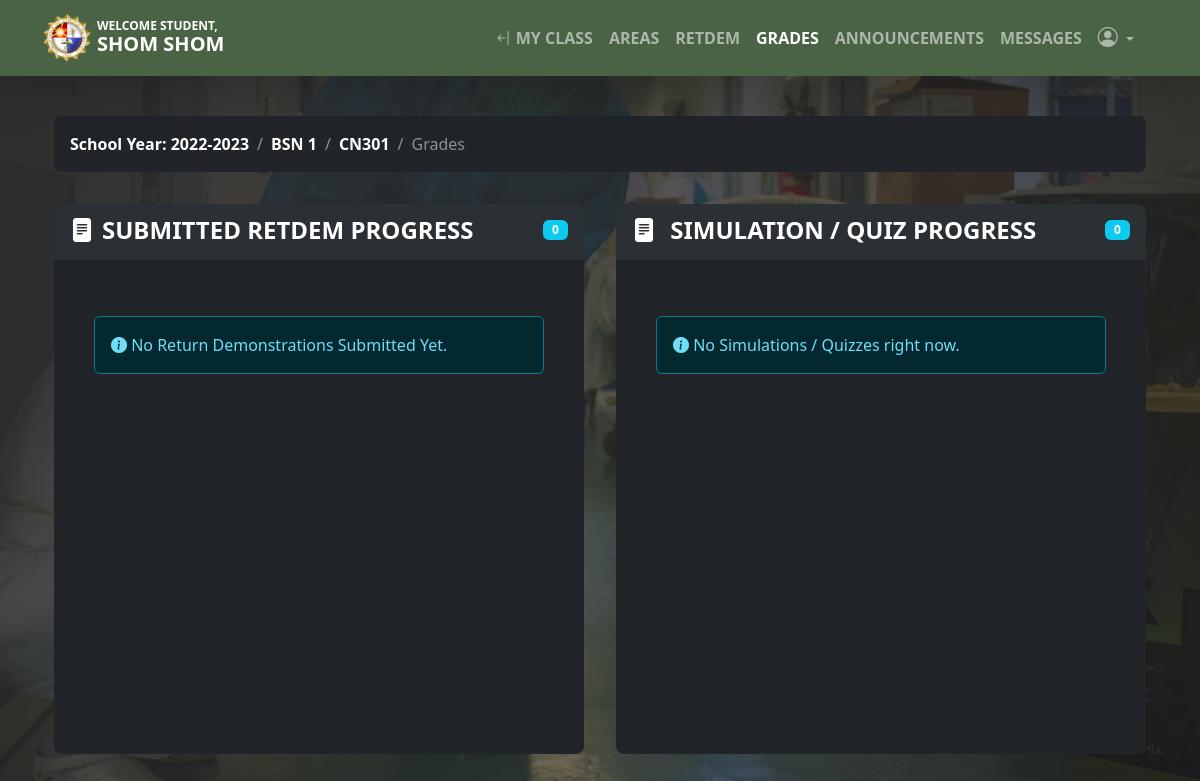
Page /student_progress.php?id=1 (signed in) on the committed database.
### tables this page shows
CREATE TABLE `student` (
  `student_id` int(11) NOT NULL,
  `firstname` varchar(100) NOT NULL,
  `lastname` varchar(100) NOT NULL,
  `class_id` int(11) NOT NULL,
  `username` varchar(100) NOT NULL,
  `password` varchar(100) NOT NULL,
  `location` varchar(100) NOT NULL,
  `status` varchar(100) NOT NULL,
  `email` varchar(320) NOT NULL
);

CREATE TABLE `teacher_class` (
  `teacher_class_id` int(11) NOT NULL,
  `teacher_id` int(11) NOT NULL,
  `class_id` int(11) NOT NULL,
  `subject_id` int(11) NOT NULL,
  `thumbnails` varchar(100) NOT NULL,
  `school_year` varchar(100) NOT NULL,
  `content` varchar(255) NOT NULL
);

CREATE TABLE `class` (
  `class_id` int(11) NOT NULL,
  `class_name` varchar(100) NOT NULL
);

CREATE TABLE `subject` (
  `subject_id` int(11) NOT NULL,
  `subject_code` varchar(100) NOT NULL,
  `subject_title` varchar(100) NOT NULL,
  `category` varchar(100) NOT NULL,
  `description` longtext NOT NULL,
  `unit` int(11) NOT NULL,
  `Pre_req` varchar(100) NOT NULL,
  `semester` varchar(100) NOT NULL
);

### session.php (called while the page is built, shortened)
<?php
$session_id = $_SESSION['id'];

### student_progress.php (the view, shortened to what this page needs)
<?php include('session.php'); ?>
<?php include('header.php'); ?>
<?php $get_id = $_GET['id']; ?>
<body>
    <?php include('navbar_student_progress.php'); ?>
    <div class="container-fluid my-4 justify-content-center pb-5">
        <div class="container mx-auto">
            <div class="container py-3">
                <nav aria-label="breadcrumb">
                    <ol class="breadcrumb bg-body rounded-3 p-3">
                        <?php $class_query = mysqli_query($conn, "select * from teacher_class
										LEFT JOIN class ON class.class_id = teacher_class.class_id
										LEFT JOIN subject ON subject.subject_id = teacher_class.subject_id
										where teacher_class_id = '$get_id'") or die(mysqli_error($conn));
                        $class_row = mysqli_fetch_array($class_query);
                        ?>
                        <li class="breadcrumb-item">
                            <a class="link-body-emphasis fw-semibold text-decoration-none">School Year: <?php echo $class_row['school_year']; ?></a>
                        </li>
                        <li class="breadcrumb-item">
                            <a class="link-body-emphasis fw-semibold text-decoration-none"> <?php echo $class_row['class_name']; ?></a>
                        </li>
                        <li class="breadcrumb-item">
                            <a class="link-body-emphasis fw-semibold text-decoration-none"> <?php echo $class_row['subject_code']; ?></a>
                        </li>
                        <li class="breadcrumb-item active">
                            Grades
                        </li>
                    </ol>
                </nav>
            </div>
            <div class="container d-flex">
                <div class="container bg-body rounded-3 p-0 mb-3 me-3" style="overflow-y: auto; height: 550px; max-height: 550px;">
                    <div class="container d-flex bg-body-tertiary mb-3 mx-0 rounded-top-3 p-2">
                        <div class="col text-uppercase pt-1 px-2">
                            <h4 style="font-weight: 800; color: #fff;"><i class="bi bi-file-text-fill me-2"></i>submitted retdem progress</h4>
                        </div>
                        <?php
                        $query = mysqli_query($conn, "SELECT sa.* FROM student_assignment sa
                        INNER JOIN assignment a ON sa.assignment_id = a.assignment_id
                        WHERE sa.student_id = '$session_id' AND a.class_id = '$get_id'
                        ORDER BY sa.assignment_fdatein DESC") or die(mysqli_error($conn));
                        $count = mysqli_num_rows($query);
                        ?>
                        <span class="badge bg-info my-2 me-2" style="height: 20px; width: 25px;"><?php echo $count; ?></span>
                    </div>
                    <div class="container justify-content-sm-center">
                        <div class="row justify-content-center p-3">
                            <?php
                            if ($count == '0') { ?>
                                <div class="container p-4">
                                    <div class="alert alert-info"><i class="bi bi-info-circle-fill"></i> No Return Demonstrations Submitted Yet.</div>
                                </div>
                            <?php } ?>
                        </div>
                    </div>
                </div>
                <div class="container bg-body rounded-3 mb-3 p-0 ms-3" style="overflow-y: auto; height: 550px; max-height: 550px;">
                    <div class="container d-flex bg-body-tertiary mb-3 mx-0 rounded-top-3 p-2">
                        <div class="col text-uppercase pt-1 px-2">
                            <h4 style="font-weight: 800; color: #fff;"><i class="bi bi-file-text-fill me-2"></i> simulation / quiz progress</h4>
                        </div>
                        <?php $query = mysqli_query($conn, "SELECT * FROM class_quiz
							LEFT JOIN quiz on class_quiz.quiz_id = quiz.quiz_id
							where teacher_class_id = '$get_id' order by class_quiz_id DESC ") or die(mysqli_error($conn));
                        $count  = mysqli_num_rows($query);
                        ?>
                        <span class="badge bg-info my-2 me-2" style="height: 20px; width: 25px;"><?php echo $count; ?></span>
                    </div>
                    <div class="container justify-content-sm-center">
                        <div class="row justify-content-center p-3">
                            <?php
                            if ($count == '0') { ?>
                                <div class="container p-4">
                                    <div class="alert alert-info"><i class="bi bi-info-circle-fill"></i> No Simulations / Quizzes right now.</div>
                                </div>
                            <?php } ?>
                        </div>
                    </div>
                </div>
            </div>
        </div>
</body>

### navbar_student_progress.php (shortened to what this page needs)
<nav class="navbar navbar-expand-lg navbar-dark shadow-lg sticky-top" aria-label="Eighth navbar example">
    <div class="container">
        <a class="navbar-brand fw-bold text-uppercase" href="#">
            <?php
            $query = mysqli_query($conn, "select * from student where student_id = '$session_id'") or die(mysqli_error($conn));
            $row = mysqli_fetch_array($query);
            ?>
            <div style="display: flex; align-items: center;">
                <img src="admin/images/logo.png" alt="Logo" width="50" style="margin-right: 5px;">
                <div style="display: flex; flex-direction: column;">
                    <span style="font-weight: bold; font-size: 12px;">welcome student, </span>
                    <span style="margin-top: -6px;"><?php echo $row['firstname'] . " " . $row['lastname']; ?></span>
                </div>
            </div>
        </a>
        <div class="offcanvas offcanvas-end text-bg-dark" tabindex="-1" id="offcanvasDarkNavbar" aria-labelledby="offcanvasDarkNavbarLabel">
            <div class="offcanvas-body">
                <ul class="navbar-nav justify-content-end flex-grow-1 pe-3 align-items-center">
                    <li class="nav-item">
                        <a class="nav-link text-uppercase fw-bold" href="student_dashboard.php"><i class="bi bi-arrow-bar-left"></i> my class</a>
                    </li>
                    <li class="nav-item">
                        <a class="nav-link text-uppercase fw-bold" aria-current="page" href="student_map.php<?php echo '?id=' . $get_id; ?>">AREAS</a>
                    </li>
                    <li class="nav-item">
                        <a class="nav-link text-uppercase fw-bold" href="student_retdem.php<?php echo '?id=' . $get_id; ?>">retdem</a>
                    </li>
                    <li class="nav-item">
                        <a class="nav-link text-uppercase fw-bold active" aria-current="page" href="student_progress.php<?php echo '?id=' . $get_id; ?>">GRADES</a>
                    </li>
                    <li class="nav-item">
                        <a class="nav-link text-uppercase fw-bold" aria-current="page" href="student_announcements.php<?php echo '?id=' . $get_id; ?>">announcements</a>
                    </li>
                    <li class="nav-item">
                        <a class="nav-link text-uppercase fw-bold" aria-current="page" href="student_social.php<?php echo '?id=' . $get_id; ?>">messages
                        </a>
                    </li>
                    <li class="nav-item dropdown">
                        <a class="nav-link dropdown-toggle" href="#" data-bs-toggle="dropdown" aria-expanded="false"><i class="bi bi-person-circle" style="font-size: 20px;"></i> </a>
                    </li>
                </ul>
            </div>
        </div>
    </div>
</nav>

### rows in the picture
student: firstname "SHOM", lastname "SHOM"
teacher_class: school_year "2022-2023", class.class_name "BSN 1", subject.subject_code "CN301"

### other values in the picture
$count "0"
